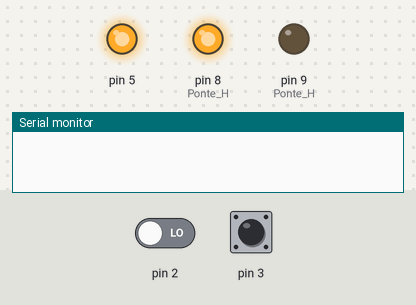
Simulated run of this sketch. Board: Arduino Uno, built with avr-gcc and run on an emulated ATmega328P. Parts: output pins drawn as LEDs (lit = HIGH), the last lines printed to the serial monitor. The inputs (shaded band) are chosen by the test bench; at power-on: pin 2 LOW, pin 3 HIGH.

Above: at 5.0 s.
At 11.0 s:
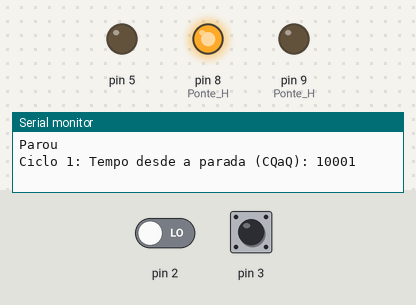
Timing chart, 0 to 15.6 s (numbered marks = the images above):
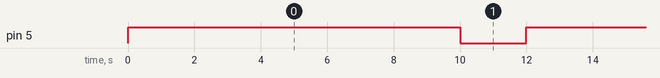

Measured:
- by itself, pin 5: alternates HIGH for 10.0 s and LOW for 2.0 s, 9 changes in all, then stays LOW

The sketch:

sketch_nov27a_copy_20241212194253.ino
```cpp
int x = 0;
int garfield = 0;
unsigned long tempoEstabiliza;
unsigned long tempoConta;
unsigned long tempoConta2;
unsigned long CQaQ;
unsigned long tempoParada;
int ciclos = 0;

void setup() {
  Serial.begin(9600);
  pinMode(9, OUTPUT); // Ponte H (entrada motor)
  pinMode(8, OUTPUT); // Ponte H (enable)
  digitalWrite(8, HIGH);
  pinMode(2, INPUT);
  pinMode(3, INPUT);

  attachInterrupt(digitalPinToInterrupt(2), conta, RISING);
  attachInterrupt(digitalPinToInterrupt(3), conta2, FALLING);

  analogWrite(5, 255);
  tempoEstabiliza = millis();
}

void conta() {
  tempoConta = millis();
  x++;
}

void conta2() {

}

void loop() {
  if (ciclos < 5) {
    // Verifica se passou 10 segundos e para o motor
    if ((millis() - tempoEstabiliza > 10000) && (garfield == 0)) {
      tempoParada = millis();
      Serial.println("Parou");
      analogWrite(5, 0); // Para o motor
      garfield = 1; // Motor desligado
    }

    // Calcula o tempo desde a parada
    if (garfield == 1) {
      CQaQ = tempoParada - tempoConta ;
      Serial.print("Ciclo ");
      Serial.print(ciclos + 1);
      Serial.print(": Tempo desde a parada (CQaQ): ");
      Serial.println(CQaQ);

      garfield = 0;
      ciclos++;

      delay(2000);
      Serial.println("ligado novamente");
      analogWrite(5, 255);
      tempoEstabiliza = millis(); // Reinicia o tempo de estabilização para o próximo ciclo
    }
  } else {
    // Após 5 ciclos, desliga o motor e termina
    analogWrite(5, 0);
    Serial.println("ACABOU!!!!!!!");
    while (true);
  }
}
```
